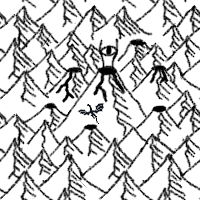
#> input picture megatuile/MegaMMMM.png, 200 x 200 px, found by its file name
$ python MapMaker.py
#> lines starting #> are read from the running program, lines starting #| are printed output that depends on the picture
### MapMaker/fltk.py
import subprocess
import sys
import tkinter as tk
from collections import deque
from functools import wraps
from os import system
import os
from pathlib import Path
from time import sleep, time
from tkinter import PhotoImage
from tkinter.font import Font
from typing import (
    TYPE_CHECKING,
    Any,
    Callable,
    Deque,
    Dict,
    List,
    Optional,
    Set,
    Tuple,
    TypeVar,
    Union,
)


try:
    # noinspection PyUnresolvedReferences
    from PIL import Image, ImageTk

    print("Bibliothèque PIL chargée.", file=sys.stderr)
    PIL_AVAILABLE = True
except ImportError as e:
    PIL_AVAILABLE = False

if TYPE_CHECKING:
    from typing_extensions import Literal

    Anchor = Literal["nw", "n", "ne", "w", "center", "e", "sw", "s", "se"]
    TkEvent = tk.Event[tk.BaseWidget]
else:
    Anchor = str
    TkEvent = tk.Event
FltkEvent = Tuple[str, Optional[TkEvent]]


__all__ = [
    # gestion de fenêtre
    "cree_fenetre",
    "ferme_fenetre",
    "redimensionne_fenetre",
    "mise_a_jour",
    # dessiner
    "arc",
    "cercle",
    "fleche",
    "image",
    "ligne",
    "ovale",
    "point",
    "polygone",
    "rectangle",
    "taille_texte",
    "texte",
    # modif et info objets
    "efface_tout",
    "efface",
    "modifie",
    "deplace",
    "couleur",
    "remplissage",
    "type_objet",
    # utilitaires
    "attente",
    "capture_ecran",
    "touche_pressee",
    "repere",
    # événements
    "donne_ev",
    "attend_ev",
    "attend_clic_gauche",
    "attend_fermeture",
    "type_ev",
    "abscisse",
    "ordonnee",
    "touche",
    # info fenetre
    "abscisse_souris",
    "ordonnee_souris",
    "hauteur_fenetre",
    "largeur_fenetre",
    "objet_survole",
]

class HoverButton(tk.Button):
    # [5 lines left out: function __init__, not called in this run]

    def on_enter(self, e):
        self['background'] = self['activebackground']

    def on_leave(self, e):
        self['background'] = self.defaultBackground


class CustomCanvas:
    """
    Classe qui encapsule tous les objets tkinter nécessaires à la création
    d'un canevas.
    """

    _on_osx = sys.platform.startswith("darwin")

    _ev_mapping = {
        "ClicGauche": "<Button-1>",
        "ClicMilieu": "<Button-2>",
        "ClicDroit": "<Button-2>" if _on_osx else "<Button-3>",
        "Deplacement": "<Motion>",
        "Touche": "<Key>",
        "Redimension": "<Configure>",
        "Scroll" : "<MouseWheel>",
        "Up" : "<Button-4>",
        "Down" : "<Button-5>",
    }

    _default_ev = ["ClicGauche", "ClicDroit", "Touche","Scroll","Up","Down"]

    def __init__(
            self,
            width: int,
            height: int,
            refresh_rate: int = 100,
            events: Optional[List[str]] = None,
            resizing: bool = False
    ) -> None:
        # width and height of the canvas
        self.width = width
        self.height = height
        self.interval = 1 / refresh_rate

        # root Tk object
        self.root = tk.Tk()

        # canvas attached to the root object
        self.canvas = tk.Canvas(
            self.root, width=width, height=height, highlightthickness=0
        )

        # adding the canvas to the root window and giving it focus
        self.canvas.pack(fill=tk.BOTH, expand=tk.YES)
        self.root.resizable(width=resizing, height=resizing)
        self.canvas.focus_set()
        self.first_resize = True

        # binding events
        self.ev_queue: Deque[FltkEvent] = deque()
        self.pressed_keys: Set[str] = set()
        self.events = CustomCanvas._default_ev if events is None else events
        self.bind_events()

        # update for the first time
        self.last_update = time()
        self.root.update()

        if CustomCanvas._on_osx:
            system(
                """/usr/bin/osascript -e 'tell app "Finder" \
                   to set frontmost of process "Python" to true' """
            )

    def update(self) -> None:
        t = time()
        self.root.update()
        sleep(max(0.0, self.interval - (t - self.last_update)))
        self.last_update = time()

    def Button(self,parent,texte,commande,xa,ya,couleur,hi_couleur,brdw=1,actfg="grey",hlcolor="green",hl_bg="red",f=('Helvetica','20')):
        btn = HoverButton(parent,font=f,activeforeground=actfg,borderwidth=brdw,highlightcolor=hlcolor,highlightbackground=hl_bg,background=couleur,activebackground=hi_couleur,text=texte,command=commande,anchor="center",fg="white")
        btn.place(relx=xa,rely=ya,anchor="center")

    def Entry(self,parent):
        self.entry = tk.Entry(parent,font=('Helvetica','20'))
        self.entry.place(relx=0.5,rely=0.5,anchor="center")

    def Return_entry(self):
        abc = self.entry.get()
        return abc

    def resize(self, width: int, height: int) -> None:
        self.root.geometry(f"{int(width)}x{int(height)}")

    def bind_events(self) -> None:
        self.root.protocol("WM_DELETE_WINDOW", self.event_quit)
        self.canvas.bind("<Configure>", self.event_resize)
        self.canvas.bind("<KeyPress>", self.register_key)
        self.canvas.bind("<KeyRelease>", self.release_key)
        for name in self.events:
            self.bind_event(name)

    # noinspection PyUnresolvedReferences
    def register_key(self, ev: TkEvent) -> None:
        self.pressed_keys.add(ev.keysym)

    # noinspection PyUnresolvedReferences
    def release_key(self, ev: TkEvent) -> None:
        if ev.keysym in self.pressed_keys:
            self.pressed_keys.remove(ev.keysym)

    def event_quit(self) -> None:
        self.ev_queue.append(("Quitte", None))

    # noinspection PyUnresolvedReferences
    # [6 lines left out: function event_resize, not called in this run]

    def bind_event(self, name: str) -> None:
        e_type = CustomCanvas._ev_mapping.get(name, name)

        def handler(event: TkEvent, _name: str = name) -> None:
            self.ev_queue.append((_name, event))

        self.canvas.bind(e_type, handler, "+")

    def unbind_event(self, name: str) -> None:
        e_type = CustomCanvas._ev_mapping.get(name, name)
        self.canvas.unbind(e_type)


__canevas: Optional[CustomCanvas] = None
__img: Dict[Tuple[Path, int, int], PhotoImage] = {}

__trans_object_type = {
    "arc": "arc",
    "image": "image",
    "line": "ligne",
    "oval": "ovale",
    "polygon": "polygone",
    "rectangle": "rectangle",
    "text": "texte",
}

__trans_options = {
    "remplissage": "fill",
    "couleur": "outline",
    "epaisseur": "width",
}


#############################################################################
# Exceptions
#############################################################################


class TypeEvenementNonValide(Exception):
    pass


class FenetreNonCree(Exception):
    pass


class FenetreDejaCree(Exception):
    pass


Ret = TypeVar("Ret")


def _fenetre_creee(func: Callable[..., Ret]) -> Callable[..., Ret]:
    @wraps(func)
    def new_func(*args: Any, **kwargs: Any) -> Ret:
        if __canevas is None:
            raise FenetreNonCree(
                'La fenêtre n\'a pas été crée avec la fonction "cree_fenetre".'
            )
        return func(*args, **kwargs)

    return new_func


#############################################################################
# Initialisation, mise à jour et fermeture
#############################################################################


def cree_fenetre(
        largeur: int, hauteur: int, frequence: int = 100,
        redimension: bool = False, affiche_repere : bool = False
) -> None:
    """
    Crée une fenêtre de dimensions ``largeur`` x ``hauteur`` pixels.
    :rtype:
    """
    global __canevas
    if __canevas is not None:
        raise FenetreDejaCree(
            'La fenêtre a déjà été crée avec la fonction "cree_fenetre".'
        )
    __canevas = CustomCanvas(largeur, hauteur, frequence, resizing=redimension)
    if affiche_repere:
        repere()


# [21 lines left out: functions ferme_fenetre, redimensionne_fenetre, not called in this run]


@_fenetre_creee
def mise_a_jour() -> None:
    """
    Met à jour la fenêtre. Les dessins ne sont affichés qu'après
    l'appel à  cette fonction.
    """
    assert __canevas is not None
    __canevas.update()


#############################################################################
# Fonctions de dessin
#############################################################################


# Formes géométriques
# [21 lines left out: functions bouton, entree, not called in this run]

def renvoie_entree():
    assert __canevas is not None
    return __canevas.Return_entry()


@_fenetre_creee
def ligne(
        ax: float,
        ay: float,
        bx: float,
        by: float,
        couleur: str = "black",
        epaisseur: float = 1,
        tag: str = "",
) -> int:
    """
    Trace un segment reliant le point ``(ax, ay)`` au point ``(bx, by)``.

    :param float ax: abscisse du premier point
    :param float ay: ordonnée du premier point
    :param float bx: abscisse du second point
    :param float by: ordonnée du second point
    :param str couleur: couleur de trait (défaut 'black')
    :param float epaisseur: épaisseur de trait en pixels (défaut 1)
    :param str tag: étiquette d'objet (défaut : pas d'étiquette)
    :return: identificateur d'objet
    """
    assert __canevas is not None
    return __canevas.canvas.create_line(
        ax, ay, bx, by, fill=couleur, width=epaisseur, tags=tag
    )


# [230 lines left out: functions fleche, polygone, rectangle, cercle, ovale, arc and 1 more, not called in this run]


# Image


@_fenetre_creee
def image(
        x: float,
        y: float,
        fichier: str,
        largeur: Optional[int] = None,
        hauteur: Optional[int] = None,
        ancrage: Anchor = "center",
        tag: str = "",
) -> int:
    """
    Affiche l'image contenue dans ``fichier`` avec ``(x, y)`` comme centre. Les
    valeurs possibles du point d'ancrage sont ``'center'``, ``'nw'``,
    etc. Les arguments optionnels ``largeur`` et ``hauteur`` permettent de
    spécifier des dimensions maximales pour l'image (sans changement de
    proportions).

    :param float x: abscisse du point d'ancrage
    :param float y: ordonnée du point d'ancrage
    :param str fichier: nom du fichier contenant l'image
    :param largeur: largeur de l'image
    :param hauteur: hauteur de l'image
    :param ancrage: position du point d'ancrage par rapport à l'image
    :param str tag: étiquette d'objet (défaut : pas d'étiquette)
    :return: identificateur d'objet
    """
    assert __canevas is not None
    if PIL_AVAILABLE:
        tk_image = _load_pil_image(fichier, hauteur, largeur)
    else:
        tk_image = _load_tk_image(fichier, hauteur, largeur)
    img_object = __canevas.canvas.create_image(
        x, y, anchor=ancrage, image=tk_image, tags=tag
    )
    return img_object


# [23 lines left out: function _load_tk_image, not called in this run]


def _load_pil_image(fichier: str,
                    hauteur: Optional[int] = None,
                    largeur: Optional[int] = None) -> PhotoImage:
    chemin = Path(fichier)
    img = Image.open(fichier)
    if largeur is None:
        largeur = img.width
    if hauteur is None:
        hauteur = img.height
    if (chemin, largeur, hauteur) in __img:
        return __img[(chemin, largeur, hauteur)]
    img = img.resize((largeur, hauteur))
    ph_image = ImageTk.PhotoImage(img)
    __img[(chemin, largeur, hauteur)] = ph_image  # type:ignore
    return ph_image  # type:ignore


# Texte


# [230 lines left out: functions texte, taille_texte, efface_tout, efface, type_objet, modifie and 7 more, not called in this run]


#############################################################################
# Gestions des évènements
#############################################################################


@_fenetre_creee
def donne_ev() -> Optional[FltkEvent]:
    """
    Renvoie immédiatement l'événement en attente le plus ancien,
    ou ``None`` si aucun événement n'est en attente.
    """
    assert __canevas is not None
    if not __canevas.ev_queue:
        return None
    return __canevas.ev_queue.popleft()


# [32 lines left out: functions attend_ev, attend_clic_gauche, attend_fermeture, not called in this run]


def type_ev(ev: Optional[FltkEvent]) -> Optional[str]:
    """
    Renvoie une chaîne donnant le type de ``ev``. Les types
    possibles sont 'ClicDroit', 'ClicGauche', 'Touche' et 'Quitte'.
    Renvoie ``None`` si ``evenement`` vaut ``None``.
    """
    return ev if ev is None else ev[0]


# [80 lines left out: functions abscisse, ordonnee, touche, attribut, abscisse_souris, ordonnee_souris and 3 more, not called in this run]

### MapMaker/MapMaker.py
print('Hello World !')
import fltk
import os
import random

longueur=800
largeur=800
fltk.cree_fenetre(largeur,longueur)
nbr_carreau=10
long_carreau=int(longueur/nbr_carreau)
larg_carreau=int(largeur/nbr_carreau)


liste_tuiles = os.listdir( 'tuiles/' )


for x in range(1,nbr_carreau):
    fltk.ligne((x)*larg_carreau,longueur,x*larg_carreau,0,couleur="red")
    fltk.ligne(largeur,(x)*long_carreau,0,x*long_carreau)
fltk.image(0 , 0 , "megatuile/MegaMMMM.png", long_carreau, larg_carreau, ancrage='nw')
#> in _load_pil_image, img is the input picture: PIL image 200x200 RGB; mean R, G, B 198.4, 198.4, 198.4
#> in _load_pil_image, `img = img.resize((largeur, hauteur))`:
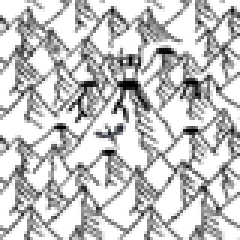
#> img: PIL image 80x80 RGB (shown 3 times larger); mean R, G, B 197.1, 197.2, 197.2

list_image=[['Vide' for x in range(nbr_carreau)] for y in range(nbr_carreau)]

while True:
    ev = fltk.donne_ev()
    tev = fltk.type_ev(ev)


    if tev == "ClicGauche":
        num_col=fltk.ordonnee_souris()//long_carreau
        num_lig=fltk.abscisse_souris()//larg_carreau
        if num_lig-1 >=0:
            gauche = list_image[num_col][num_lig-1][1] if list_image[num_col][num_lig-1]!='Vide' else '0'
        else :
            gauche = '0'
        if num_lig+1 <len(list_image[0]):
            droite = list_image[num_col][num_lig+1][3] if list_image[num_col][num_lig+1]!='Vide' else '0'
        else :
            droite = '0'
        if num_col-1 >=0:
            haut = list_image[num_col-1][num_lig][2] if list_image[num_col-1][num_lig]!='Vide' else '0'
        else :
            haut = '0'
        if num_col+1 <len(list_image):
            bas = list_image[num_col+1][num_lig][0] if list_image[num_col+1][num_lig]!='Vide' else '0'
        else :
            bas = '0'

        print('haut',haut,'droite',droite,'bas',bas,'gauche',gauche)

        list_valide=[]
        for tuile in liste_tuiles:
            if (tuile[3]==gauche or gauche=='0') and (tuile[1]==droite or droite=='0') and (tuile[0]==haut or haut=='0') and (tuile[2]==bas or bas=='0'):
                list_valide.append(tuile)
        print(list_valide)
        if list_valide !=[]:
            case=random.choice(list_valide)
            list_image[num_col][num_lig]=case
            fltk.image(num_lig*larg_carreau , num_col*long_carreau , "tuiles/"+case, long_carreau, larg_carreau, ancrage='nw', tag='image'+str(num_lig)+str(num_col))
        print(case)


    if tev == "ClicDroit":
        num_col=fltk.ordonnee_souris()//long_carreau
        num_lig=fltk.abscisse_souris()//larg_carreau
        fltk.efface('image'+str(num_lig)+str(num_col))
        list_image[num_col][num_lig]='Vide'


    if tev == "Touche":
        touche_ev = fltk.touche(ev)

        if touche_ev == "l":
            num_col=fltk.ordonnee_souris()//long_carreau
            num_lig=fltk.abscisse_souris()//larg_carreau
            print(fltk.objet_survole())
            print(list_image[num_col][num_lig])

    if tev == "Quitte":

        print("Fin de partie")
        fltk.ferme_fenetre()
        break

    fltk.mise_a_jour()
